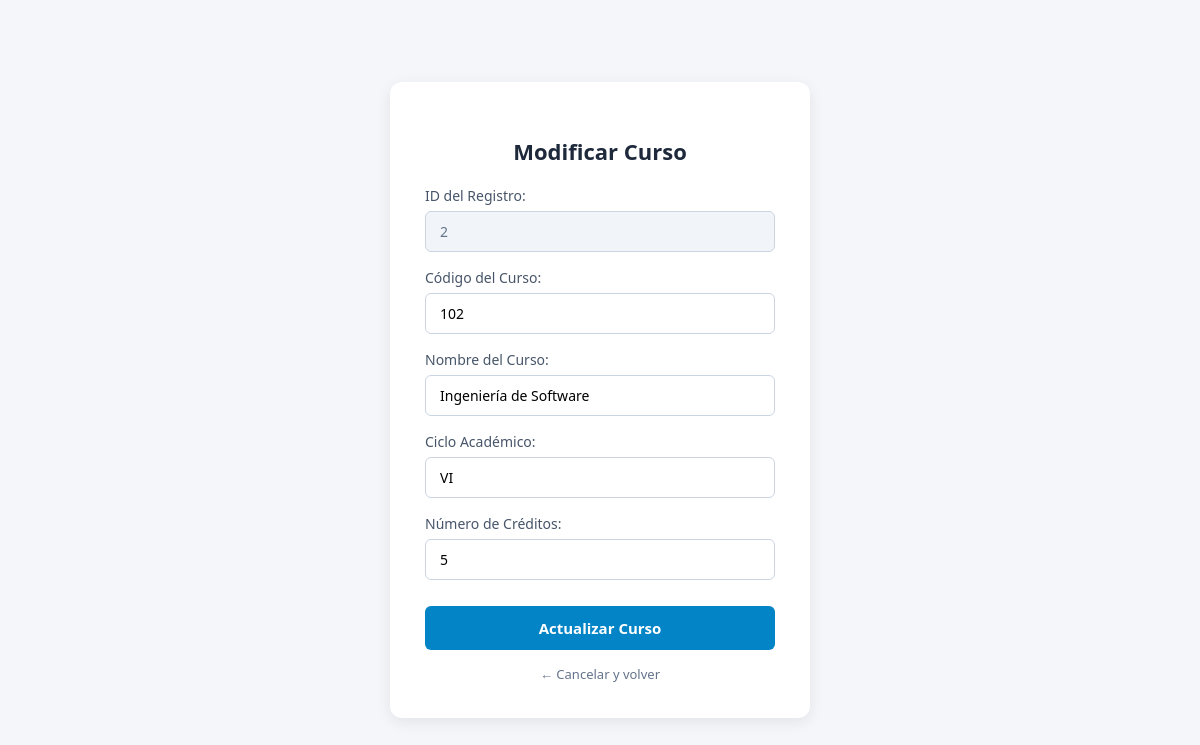
Screenshot of /cursos/views/frmModificar.php?idC=2 with the database file from the repository.
### tables this page shows
CREATE TABLE IF NOT EXISTS `tcurso` (
  `id` int NOT NULL AUTO_INCREMENT,
  `CodCur` int NOT NULL,
  `NomCur` varchar(50) NOT NULL,
  `Ciclo` varchar(4) NOT NULL,
  `NumCre` int NOT NULL,
  PRIMARY KEY (`id`)
);

### cursos/models/cursoDAO.php (called while the page is built, shortened)
<?php
include("conexion.php");
function consultarCurso($idc){
    global $cn;
    $sql = "SELECT * FROM tcurso WHERE id='".$idc."'";
    return mysqli_query($cn, $sql);
}
?>

### cursos/controllers/cursoController.php (called while the page is built, shortened)
<?php
include("../models/cursoDAO.php");
function consultarCur($idc) {
    return consultarCurso($idc);
}
?>

### cursos/views/frmModificar.php (the view, shortened to what this page needs)
<!DOCTYPE html>
<html lang="es">
<head>
</head>
<body>
    <div class="form-card">
        <h2>Modificar Curso</h2>
        <?php
        include("../controllers/cursoController.php");
        if (isset($_GET['idC'])) {
            $idC = $_GET['idC'];
            $datos = consultarCur($idC);
            if ($row = mysqli_fetch_array($datos)) {
                $id = $row['id'];
                $cod = $row['CodCur'];
                $nom = $row['NomCur'];
                $cic = $row['Ciclo'];
                $nc = $row['NumCre'];
            }
        ?>
        <form method="post" action="../controllers/cursoController.php">
            <div class="form-group">
                <label>ID del Registro:</label>
                <input type="text" name="id" value="<?php echo $id; ?>" readonly/>
            </div>
            <div class="form-group">
                <label>Código del Curso:</label>
                <input type="text" name="cod" value="<?php echo $cod; ?>" required/>
            </div>
            <div class="form-group">
                <label>Nombre del Curso:</label>
                <input type="text" name="nom" value="<?php echo $nom; ?>" required/>
            </div>
            <div class="form-group">
                <label>Ciclo Académico:</label>
                <input type="text" name="cic" value="<?php echo $cic; ?>" required/>
            </div>
            <div class="form-group">
                <label>Número de Créditos:</label>
                <input type="text" name="numCre" value="<?php echo $nc; ?>" required/>
            </div>
            <input type="submit" name="btnActualizar" value="Actualizar Curso" class="btn-submit"/>
        </form>
        <?php } ?>
        <a href="frmConsultar.php" class="back-link">← Cancelar y volver</a>
    </div>
</body>
</html>

### cursos/views/frmModificar.php (style rules this page uses)
* { box-sizing: border-box; font-family: 'Segoe UI', Tahoma, Geneva, Verdana, sans-serif; }
body { background-color: #f4f6f9; display: flex; justify-content: center; align-items: center; min-height: 100vh; margin: 0; }
.form-card { background: #ffffff; padding: 35px; border-radius: 12px; box-shadow: 0 4px 15px rgba(0,0,0,0.08); width: 100%; max-width: 420px; }
h2 { color: #1e293b; margin-bottom: 20px; font-size: 22px; text-align: center; }
.form-group { margin-bottom: 16px; text-align: left; }
label { display: block; margin-bottom: 6px; color: #475569; font-size: 14px; font-weight: 500; }
input[type="text"] { width: 100%; padding: 10px 14px; border: 1px solid #cbd5e1; border-radius: 6px; font-size: 14px; outline: none; }
input[readonly] { background-color: #f1f5f9; color: #64748b; cursor: not-allowed; }
.btn-submit { width: 100%; padding: 12px; background-color: #0284c7; color: white; border: none; border-radius: 6px; font-size: 15px; font-weight: 600; cursor: pointer; margin-top: 10px; transition: background 0.2s; }
.back-link { display: block; text-align: center; margin-top: 15px; color: #64748b; text-decoration: none; font-size: 13px; }

### rows the page displays
tcurso: id "2", cod "102", nom "Ingeniería de Software", cic "VI", numCre "5"
